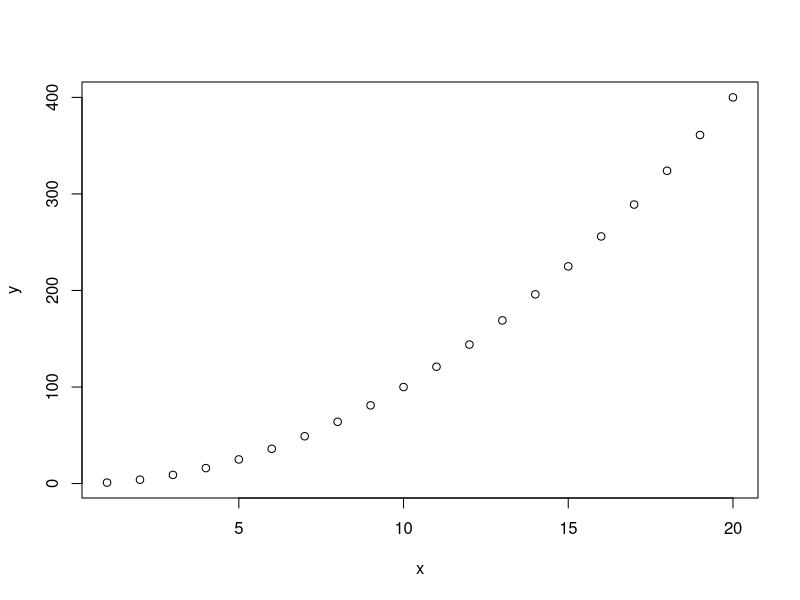
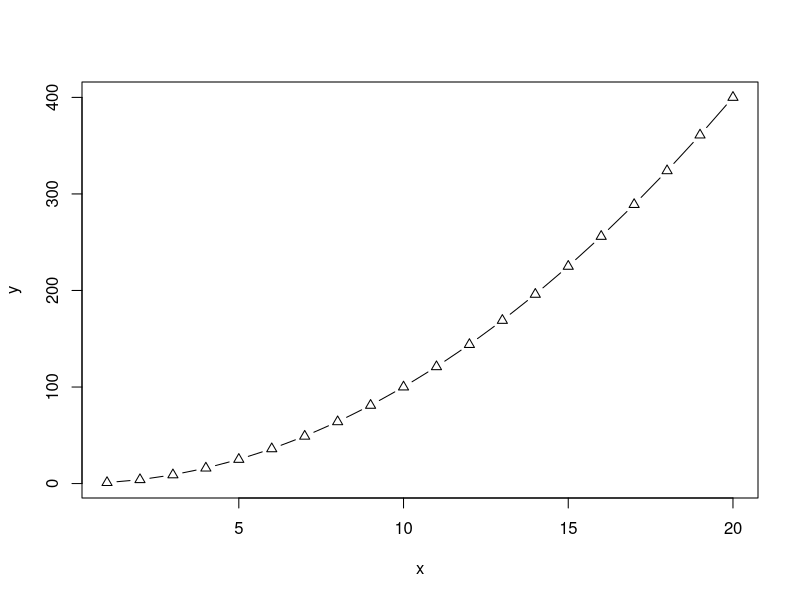
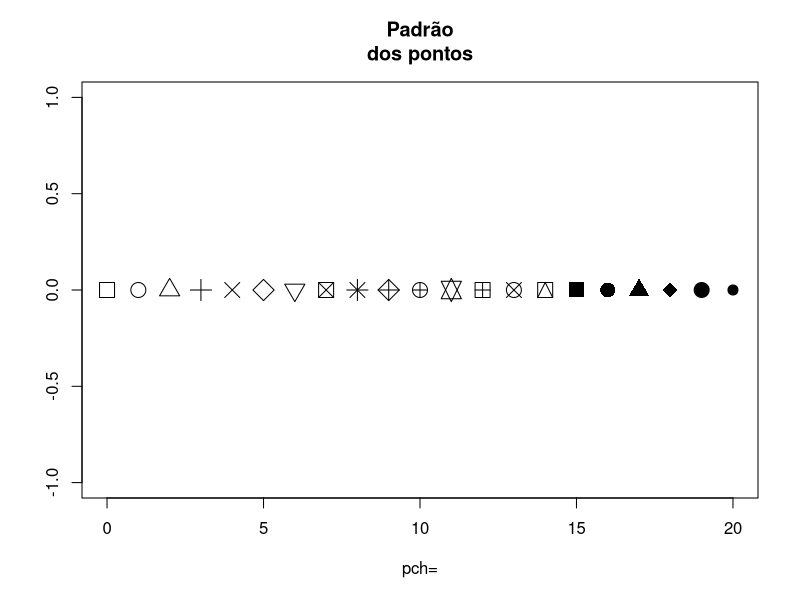

Recreate these plots in R, in order. (Note: this script raises an error after producing the figures.)
# Criando gráficos
x <- 1:20 # eixo x
y <- x ^ 2 # eixo y
plot(x, y) # criando gráfico

# comando TYPE personaliza o gráfico
# plot(x, y, type = "l") - segmentos de retas
# plot(x, y, type = "b") - segmentos de retas e pontos
# plot(x, y, type = "o") - segmentos de retas e pontos. Um toca o outro
# plot(x, y, type = "c") - segmentos de pontos
# plot(x, y, type = "n") - gráfico vazio, omitindo pontos e retas

plot(x, y, type = "b", pch = 2) # pch pode ser usado
    # para mudar o padrão dos pontos
plot(0:20, # coord. eixo das abscissas
    rep(0, 21), # coord. eixo das ordenadas
    pch = 0:20, # padrão dos pontos variando
    cex = 2, # tamanho dos pontos
    main = "Padrão\ndos pontos", # titulo (note o \n)
    xlab = "pch=", # texto do eixo das abscissas
    ylab = "") # sem texto nas ordenadas

pch # 0 a 6 são padrões básicos,
    # 7 a 14 são padrões sobrepostos dos básicos
    # 15 a 17 são sólidas dos padrões 0 a 2

plot(x, y, pch = "M") # caracteres como padrão dos pontos

plot(x, y, pch = "M")
par(mfrow = c(2, 2)) # arranjo "2 por 2"
plot(x, y) # gráfico 1
plot(rev(x), y) # gráfico 2
plot(x, 2 * y) # gráfico 3
plot(x, log(y)) # gráfico 4
# o primeiro num dentro do c() no argumento mfrow são qnt horizontal

# várias curvas em um gráfico
x <- seq(0, 10, 0.1)
x1 <- 0.4 * exp(-0.4 * x)
x2 <- 0.3 * exp(-0.3 * x)
y <- cbind(x1, x2)
matplot(y, type = "1")
legend(80, 0.3, c("x1", "x2"), lty = c(1,2), col = c(1, 2))

# Personalizando gráficos
x <- 1:10
y <- c(2, 5, 9, 6, 7, 8, 4, 1, 3, 10)
plot(x, y,  # plota x e y
    xlab = "Eixo x", # nomeia o eixo x
    ylab = "Eixo y", # nomeia o eixo y
    main = "Personalizando um gráfico", # titulo
    xlim = c(0, 10), # limites do eixo x
    ylim = c(0, 10), # limites do eixo y
    col = "red", # cor dos pontos
    pch = 22, #formato dos pontos
    bg = "blue", # cor de preenchimento
    tcl = 0.4, # tamanho de traços dos eixos
    las = 1, # orientação dos valores
    cex = 1.5, # tamanho de ponto
    bty = "l") # altera as bordas

# Histograma
x <- c(2, 2, 2, 2, 2, 3, 3, 3, 4, 4, 5, 5,6) # vetor qualquer
hist(x) # gera histograma
table(x) # valores de x e suas frequências
hist(x,
    right = TRUE, # intervalos fechados a direita
    include.lowest = FALSE, # não soma extremos do vetor
    breaks = 1:6) # intervalos de classes

dados <- c(25, 27, 18, 16, 21, 22, 21, 20, 18, 23, 27, 21, 19, 20, 21, 16)
hist(dados,
    nc = 6, # numero de classes
    right = FALSE, # intervalo fechado a esquerda
    main = "Histograma", # titulo
    xlab = "tempo (em minutos)", # texto eixo x
    ylab = "frequencia", # texto eixo y
    col = 8) # usar a cor cinza nas barras
    # caso não informe o num de col, vai de acordo com os dados

# alterar os limites do eixo
ylim <- c(0, 10)
xlim <- c(130, 170)
colors() # visualizar cores possíveis